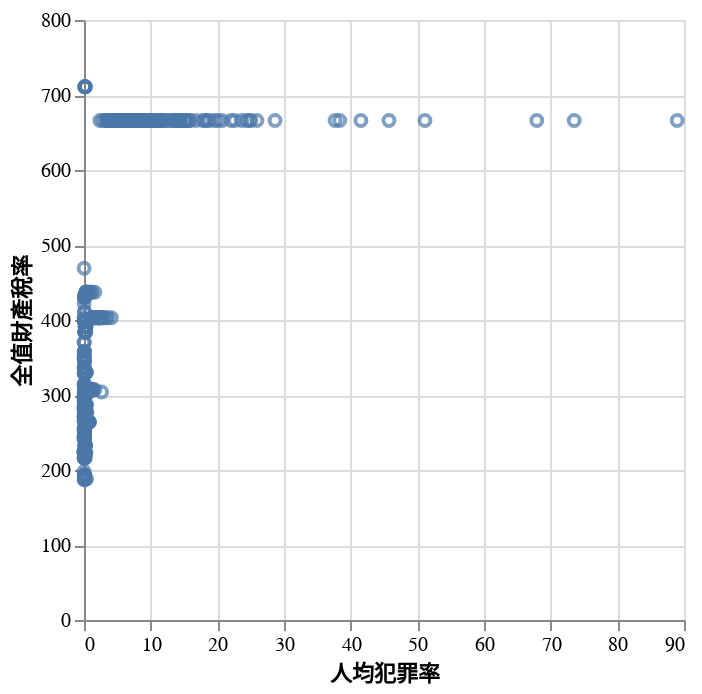

The notebook cell this image was saved under:
### Markdown cell above
## 散佈圖 (Scatter Chart)

### Code cell
(
    alt.Chart(df)
        .encode(alt.X("crim:Q", title=description_map["CRIM"]), alt.Y("tax:Q", title=description_map["TAX"]))
        .mark_point()
)

### Figure 1 — Vega-Lite specification as saved in the notebook (floating-point values rounded to 4 significant figures; data arrays with more than 128 entries replaced by an {"elided": "..."} marker saying what was removed)
{"config": {"view": {"continuousWidth": 300, "continuousHeight": 300}}, "data": {"name": "data-d80d72df6f19c3cf5d05ac8f64c40f02"}, "mark": {"type": "point"}, "encoding": {"x": {"field": "crim", "title": "人均犯罪率", "type": "quantitative"}, "y": {"field": "tax", "title": "全值財產稅率", "type": "quantitative"}}, "$schema": "https://vega.github.io/schema/vega-lite/v5.20.1.json", "datasets": {"data-d80d72df6f19c3cf5d05ac8f64c40f02": {"elided": "506 records"}}}
